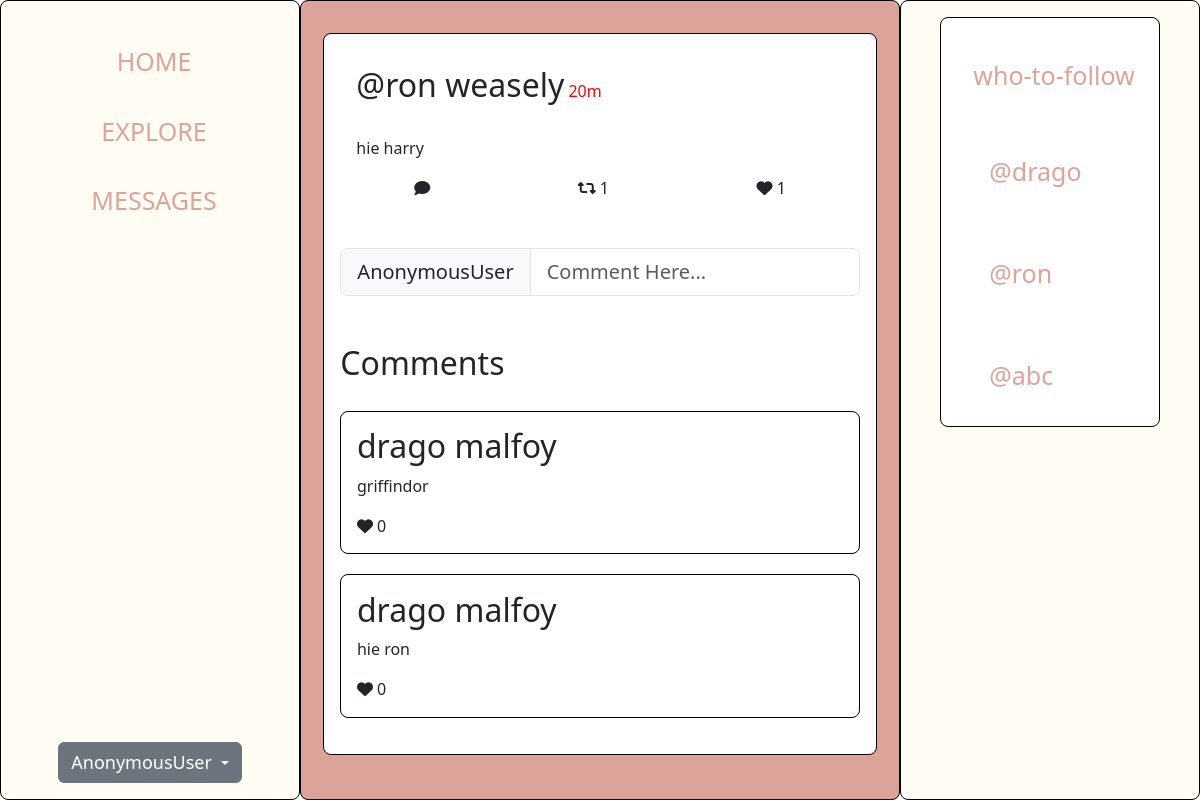
Page /tweet/23 on the committed database.
### base/models.py (models this page shows, shortened)
class Tweet(models.Model):
    host = models.ForeignKey(CustomUser, on_delete=models.CASCADE, null=True, related_name='tweets')
    desciption = models.TextField(null=False, blank=False)
    created = models.DateTimeField(auto_now_add=True)
    class Meta:
        ordering = ['-created']

class CustomUser(AbstractUser):
    def __str__(self):
        name = self.first_name + ' ' + self.last_name
        if (len(name)==1):
            return self.username
        else:
            return name

class Comments(models.Model):
    commenter = models.ForeignKey(CustomUser, on_delete=models.CASCADE)
    comment_description = models.TextField(null=True, blank=True)
    tweet = models.ForeignKey(Tweet, on_delete=models.CASCADE, blank=True, null=True, related_name='comments')
    likes = models.IntegerField(default=0)
    dislikes = models.IntegerField(default=0)
    created = models.DateTimeField(auto_now_add=True, null=True)
    class Meta:
        ordering = ['-created']

### base/views.py (the view)
# urls.py: path('tweet/<int:tweet_id>', views.tweetPage, name='tweet'),
def tweetPage(request,tweet_id):
    tweet = Tweet.objects.get(pk=tweet_id)
    curr_time = datetime.now()
    tweet_time_wo_tz = tweet.created.replace(tzinfo=None)
    who_to_follow = CustomUser.objects.exclude(username=request.user.username).order_by('-date_joined')[:3]
    comments = tweet.comments.all()
    return render(request, "base/tweet.html", {
        'tweet':tweet,
        'comments':comments,
        'wtf' : who_to_follow
    })

### base/templates/base/tweet.html (shortened to what this page needs)
{% extends 'base/homePage.html' %}
{% load static %}
{% block css %}
<link rel="stylesheet" href="{% static 'css/homePage1.css' %}?v=3">
{% endblock css %}
{% block feed %}
<div class="tweet card "  data-id={{tweet.id}}>
    <div class="tweet-header">
        <h2>@{{tweet.host}}</h2>
        <span>20m</span>
    </div>
    <div class="tweet-body">
        {{tweet.desciption}}
    </div>
    <div class="tweet-footer">
        <div class="likes">
            <i class="fa-solid fa-comment"></i> </i>
        </div>
        <div class="likes">
            <i class="fa-solid fa-retweet retweet-icon"></i>
          <span>
              {{tweet.retweets.count}}
          </span>
        </div>
        <div class="likes">
            <i class="fa-solid fa-heart heart-icon"></i>
            <span>
            {{tweet.liked.count}}
        </span>
        </div>
    </div>
    {% if request.user != tweet.host %}
         <form action="{% url 'comment' tweet.id %}" method="post" class="my-5">
            <div class="input-group input-group-lg">
                <span class="input-group-text" id="inputGroup-sizing-lg">{{request.user}}</span>
                <input type="text" class="form-control" placeholder="Comment Here..." aria-label="Sizing example input" aria-describedby="inputGroup-sizing-lg" name="comment">
              </div>
          </form>
    {% endif %}
    {% if comments %}
        <h2>Comments</h2>
        <div class="comments">
            {% for comment in comments%}
            <div class="comment card">
                <div class="comment-header">
                    <h2>{{comment.commenter}}</h2>
                </div>
                <div class="comment-body">
                    <p>{{comment.comment_description}}</p>
                </div>
                <div class="likes">
                    <i class="fa-solid fa-heart heart-icon"></i>
                    {{comment.likes}}
                </div>
            </div>
            {% endfor %}
        </div>
    {% else %}
    <h1>No comment...</h1>
    {% endif %}
</div>
{% endblock feed %}

### base/templates/base/homePage.html (shortened to what this page needs)
{% extends 'base/layout.html' %}
{% load static %}
{% block content %}
<div class="home-container">
    <div class="sidebar card">
        <div class="sidebar-header">
            <a href="{% url 'homePage'%}" class="sidebar-links">HOME</a>
            <a href="#" class="sidebar-links">EXPLORE</a>
            <a href="#" class="sidebar-links">MESSAGES</a>
        </div>
    <div class="dropdown">
        <button class="btn btn-secondary dropdown-toggle" type="button" id="dropdownMenuButton1" data-bs-toggle="dropdown" aria-expanded="false">
         <span style="font-size: large;">
            {{request.user}}
         </span>
        </button>
      </div>
    </div>
    <div class="feed card">
        {% block feed %}
        {% endblock feed %}
    </div>
    <div class="side-menu card">
        <div class="card">
            <div class="side-menu-header">
                <h2>who-to-follow</h2>
            </div>
            <div class="side-menu-body">
                {% for user in wtf %}
                    <div class="user">
                        <a href="{% url 'profilePage' user.username %}" class="sidebar-links">
                            <h2>
                                @{{user.username}}
                            </h2>
                        </a>
                    </div>
                {% endfor %}
            </div>
        </div>
    </div>
</div>
{% endblock content %}

### base/static/css/homePage1.css (style rules this page uses)
.home-container { display: grid; grid-template-columns: 1fr 2fr 1fr; }
.card { border: 1px solid black; padding: 1rem; border-radius: 0.5em; }
.sidebar, .side-menu { display: flex; flex-direction: column; justify-content: space-between; align-items: center; height: 100vh; background-color: #FEFCF3; }
.sidebar-header { display: flex; flex-direction: column; align-items: center; justify-content: space-between; }
.sidebar-links , .side-menu h2, .side-menu h3 { padding: 6px 8px 6px 16px; margin-top: 20px; text-decoration: none; font-size: 25px; color: #DBA39A; display: block; }
.sidebar, .side-menu { position: -webkit-sticky; position: sticky; top: 0; }
.feed { display: flex; flex-direction: column; justify-content: start; align-items: center; height: 100%; background-color: #DBA39A; }
.tweet { min-width: 90%; margin: 1rem 0; }
.tweet-header h2 { display:inline; margin: 10px 0px; }
.tweet-header span { color: red; }
.tweet-body, .tweet-header { padding: 1rem; }
.tweet-footer { display: flex; align-items: center; justify-content: space-around; }
.comment { padding: 3%; margin-top: 20px; margin-bottom: 20px; }

### base/templates/base/layout.html (style rules this page uses)
* { margin: 0; padding: 0; box-sizing: border-box; }

### rows in the picture
Tweet: host "ron weasely", desciption "hie harry", retweets.count "1", liked.count "1"
Comments: commenter "drago malfoy", comment_description "griffindor", likes "0"
Comments: commenter "drago malfoy", comment_description "hie ron", likes "0"
CustomUser: username "drago"
CustomUser: username "ron"
CustomUser: username "abc"

### other values in the picture
{{ request.user }} "AnonymousUser"
